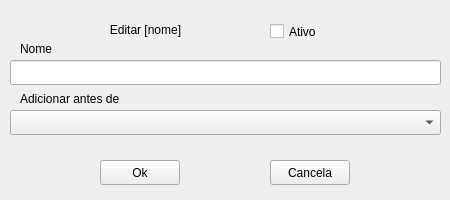
<?xml version="1.0" encoding="UTF-8"?>
<ui version="4.0">
 <class>Form</class>
 <widget class="QWidget" name="Form">
  <property name="enabled">
   <bool>true</bool>
  </property>
  <property name="geometry">
   <rect>
    <x>0</x>
    <y>0</y>
    <width>450</width>
    <height>200</height>
   </rect>
  </property>
  <property name="minimumSize">
   <size>
    <width>450</width>
    <height>200</height>
   </size>
  </property>
  <property name="maximumSize">
   <size>
    <width>450</width>
    <height>200</height>
   </size>
  </property>
  <property name="contextMenuPolicy">
   <enum>Qt::DefaultContextMenu</enum>
  </property>
  <property name="windowTitle">
   <string>Editar Pessoa</string>
  </property>
  <widget class="QLineEdit" name="inputNome">
   <property name="geometry">
    <rect>
     <x>10</x>
     <y>60</y>
     <width>431</width>
     <height>25</height>
    </rect>
   </property>
  </widget>
  <widget class="QLabel" name="labelNome">
   <property name="geometry">
    <rect>
     <x>20</x>
     <y>40</y>
     <width>54</width>
     <height>17</height>
    </rect>
   </property>
   <property name="text">
    <string>Nome</string>
   </property>
  </widget>
  <widget class="QLabel" name="labelAntes">
   <property name="geometry">
    <rect>
     <x>20</x>
     <y>90</y>
     <width>151</width>
     <height>17</height>
    </rect>
   </property>
   <property name="text">
    <string>Adicionar antes de</string>
   </property>
  </widget>
  <widget class="QComboBox" name="comboBox">
   <property name="geometry">
    <rect>
     <x>10</x>
     <y>110</y>
     <width>431</width>
     <height>25</height>
    </rect>
   </property>
  </widget>
  <widget class="QPushButton" name="botaoOk">
   <property name="geometry">
    <rect>
     <x>100</x>
     <y>160</y>
     <width>80</width>
     <height>25</height>
    </rect>
   </property>
   <property name="text">
    <string>Ok</string>
   </property>
  </widget>
  <widget class="QPushButton" name="botaoCancela">
   <property name="geometry">
    <rect>
     <x>270</x>
     <y>160</y>
     <width>80</width>
     <height>25</height>
    </rect>
   </property>
   <property name="text">
    <string>Cancela</string>
   </property>
  </widget>
  <widget class="QLabel" name="labelTitulo">
   <property name="geometry">
    <rect>
     <x>20</x>
     <y>20</y>
     <width>251</width>
     <height>20</height>
    </rect>
   </property>
   <property name="layoutDirection">
    <enum>Qt::LeftToRight</enum>
   </property>
   <property name="autoFillBackground">
    <bool>false</bool>
   </property>
   <property name="text">
    <string>Editar [nome]</string>
   </property>
   <property name="alignment">
    <set>Qt::AlignCenter</set>
   </property>
  </widget>
  <widget class="QCheckBox" name="checkBox">
   <property name="geometry">
    <rect>
     <x>270</x>
     <y>20</y>
     <width>82</width>
     <height>23</height>
    </rect>
   </property>
   <property name="text">
    <string>Ativo</string>
   </property>
  </widget>
 </widget>
 <includes>
  <include location="local">Qt::SubWindow</include>
 </includes>
 <resources/>
 <connections/>
</ui>
